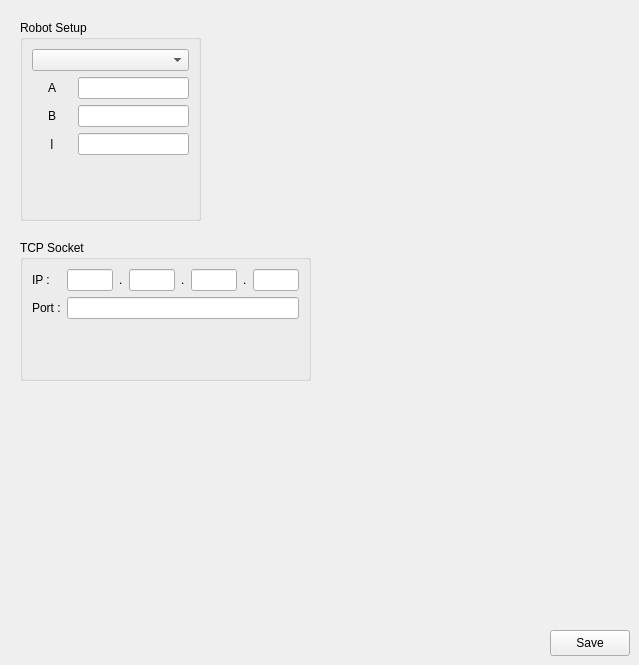
    <widget class="QWidget" name="tab_6">
     <attribute name="title">
      <string>Config</string>
     </attribute>
     <widget class="QPushButton" name="pushButton_saveConfig">
      <property name="geometry">
       <rect>
        <x>550</x>
        <y>630</y>
        <width>80</width>
        <height>26</height>
       </rect>
      </property>
      <property name="text">
       <string>Save</string>
      </property>
     </widget>
     <widget class="QGroupBox" name="groupBox_13">
      <property name="geometry">
       <rect>
        <x>20</x>
        <y>240</y>
        <width>291</width>
        <height>141</height>
       </rect>
      </property>
      <property name="title">
       <string>TCP Socket</string>
      </property>
      <layout class="QVBoxLayout" name="verticalLayout_16">
       <item>
        <layout class="QFormLayout" name="formLayout_3">
         <item row="0" column="0">
          <widget class="QLabel" name="label_14">
           <property name="text">
            <string>IP :</string>
           </property>
          </widget>
         </item>
         <item row="0" column="1">
          <layout class="QHBoxLayout" name="horizontalLayout_17">
           <item>
            <widget class="QLineEdit" name="lineEdit_4">
             <property name="maxLength">
              <number>3</number>
             </property>
            </widget>
           </item>
           <item>
            <widget class="QLabel" name="label_9">
             <property name="text">
              <string>.</string>
             </property>
            </widget>
           </item>
           <item>
            <widget class="QLineEdit" name="lineEdit_5">
             <property name="maxLength">
              <number>3</number>
             </property>
            </widget>
           </item>
           <item>
            <widget class="QLabel" name="label_10">
             <property name="text">
              <string>.</string>
             </property>
            </widget>
           </item>
           <item>
            <widget class="QLineEdit" name="lineEdit_6">
             <property name="maxLength">
              <number>3</number>
             </property>
            </widget>
           </item>
           <item>
            <widget class="QLabel" name="label_11">
             <property name="text">
              <string>.</string>
             </property>
            </widget>
           </item>
           <item>
            <widget class="QLineEdit" name="lineEdit_7">
             <property name="maxLength">
              <number>3</number>
             </property>
            </widget>
           </item>
          </layout>
         </item>
         <item row="1" column="0">
          <widget class="QLabel" name="label_15">
           <property name="text">
            <string>Port :</string>
           </property>
          </widget>
         </item>
         <item row="1" column="1">
          <widget class="QLineEdit" name="lineEdit_8">
           <property name="maxLength">
            <number>4</number>
           </property>
          </widget>
         </item>
        </layout>
       </item>
      </layout>
     </widget>
     <widget class="QGroupBox" name="groupBox_14">
      <property name="geometry">
       <rect>
        <x>20</x>
        <y>20</y>
        <width>181</width>
        <height>201</height>
       </rect>
      </property>
      <property name="title">
       <string>Robot Setup</string>
      </property>
      <layout class="QVBoxLayout" name="verticalLayout_15">
       <item>
        <widget class="QComboBox" name="comboBox_robotType"/>
       </item>
       <item>
        <layout class="QFormLayout" name="formLayout_2">
         <property name="labelAlignment">
          <set>Qt::AlignCenter</set>
         </property>
         <property name="formAlignment">
          <set>Qt::AlignHCenter|Qt::AlignTop</set>
         </property>
         <item row="0" column="0">
          <widget class="QLabel" name="label_5">
           <property name="text">
            <string>A</string>
           </property>
           <property name="alignment">
            <set>Qt::AlignCenter</set>
           </property>
          </widget>
         </item>
         <item row="0" column="1">
          <widget class="QLineEdit" name="lineEdit"/>
         </item>
         <item row="1" column="0">
          <widget class="QLabel" name="label_12">
           <property name="text">
            <string>B</string>
           </property>
           <property name="alignment">
            <set>Qt::AlignCenter</set>
           </property>
          </widget>
         </item>
         <item row="1" column="1">
          <widget class="QLineEdit" name="lineEdit_2"/>
         </item>
         <item row="2" column="0">
          <widget class="QLabel" name="label_13">
           <property name="font">
            <font>
             <family>Sans Serif</family>
            </font>
           </property>
           <property name="text">
            <string>l</string>
           </property>
           <property name="textFormat">
            <enum>Qt::AutoText</enum>
           </property>
           <property name="alignment">
            <set>Qt::AlignCenter</set>
           </property>
          </widget>
         </item>
         <item row="2" column="1">
          <widget class="QLineEdit" name="lineEdit_3"/>
         </item>
         <item row="3" column="0">
          <spacer name="horizontalSpacer">
           <property name="orientation">
            <enum>Qt::Horizontal</enum>
           </property>
           <property name="sizeHint" stdset="0">
            <size>
             <width>40</width>
             <height>20</height>
            </size>
           </property>
          </spacer>
         </item>
        </layout>
       </item>
      </layout>
     </widget>
    </widget>
